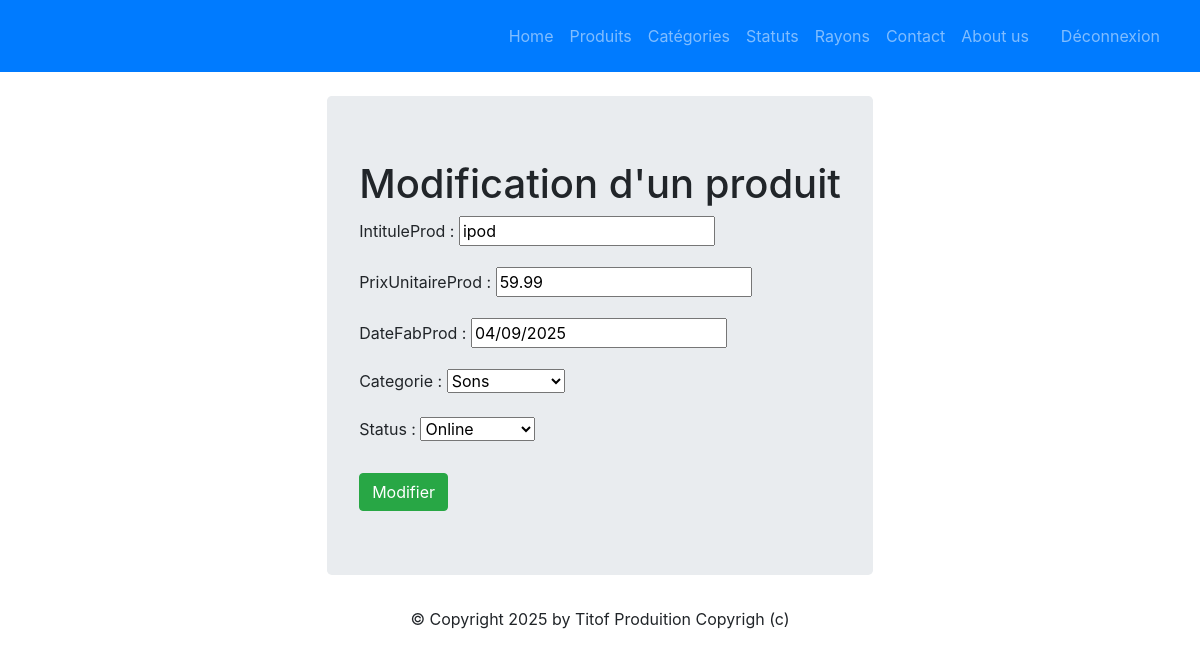
Page /monApp/produit/1/update/ (signed in) on the committed database.
### monApp/models.py (models this page shows, shortened)
class Produit(models.Model):
    refProd = models.AutoField(primary_key=True)
    intituleProd = models.CharField(max_length=200)
    prixUnitaireProd = models.DecimalField(max_digits=10, decimal_places=2)
    dateFabProd = models.DateField(default=date.today)
    categorie = models.ForeignKey(Categorie, on_delete=models.CASCADE, related_name="produits_categorie", null=True, blank=True)
    status = models.ForeignKey(Statut, on_delete=models.CASCADE, related_name="produits_status",null=True, blank=True)

### monApp/views.py (the view, shortened to what this page needs)
# urls.py: path("produit/<pk>/update/",views.ProduitUpdateView.as_view(), name="prdt-chng"),
@method_decorator(login_required, name='dispatch')
class ProduitUpdateView(UpdateView):
    model = Produit
    form_class=ProduitForm
    template_name = "monApp/update_produit.html"

### monApp/forms.py
class ProduitForm(forms.ModelForm):
    class Meta:
        model = Produit
        fields = '__all__'

### monApp/models.py (called while the page is built)
    def __str__(self):
        return self.nomCat

    def __str__(self):
        return self.libelleStatus

### monApp/templates/monApp/update_produit.html (shortened to what this page needs)
{% extends 'monApp/base.html' %}
{% block contenu %}
    <h1> Modification d'un produit </h1>
    <form action="" method="post">
        {{ form.as_p }}
        <button type="submit" class="btn btn-success mt-2">Modifier</button>
    </form>
{% endblock %}

### rows in the picture
Produit: intituleProd "ipod", prixUnitaireProd "59.99", dateFabProd "04/09/2025", categorie "Sons", status "Online"
